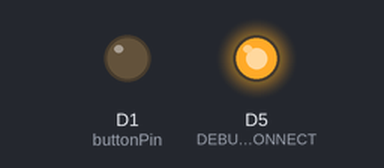
A sketch run on a simulated ESP8266 (NodeMCU). On the bench: output pins drawn as LEDs (lit = HIGH). WiFi joins after 1.5 s; servers stay silent unless stated; not simulated (calls return 0 or success): WiFiClientSecureAxTLS.h; what the sketch prints to the serial monitor is not drawn.

Above: at 0.1 s.
At 0.6 s:
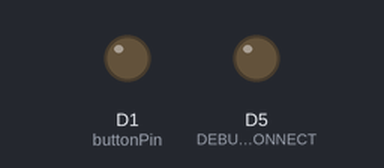
Timing chart, 0 to 2.5 s (numbered marks = the images above):
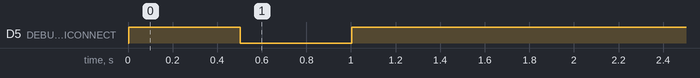

The sketch:

limit_firebase_GSheet.ino
```cpp
#include <ESP8266WiFi.h>
#include <FirebaseArduino.h>
#include <WiFiClientSecureAxTLS.h>

// Config Firebase
#define FIREBASE_HOST "virpj-5c808.firebaseio.com"
#define FIREBASE_AUTH "rNtv49Y7HgtJOrXB58V0C2uYY9MMEN0EPsRJjV7s"

// Config connect WiFi
#define WIFI_SSID "WiFi-NU"
#define WIFI_PASSWORD ""
//#define WIFI_SSID "Lee"
//#define WIFI_PASSWORD "60315241"

#define buttonPin D1
int buttonPushCounter = 0;   // counter for the number of button presses

int buttonState = 0;         // current state of the button

int lastButtonState = 0;     // previous state of the button


#define DEBUG_WIFICONNECT 14
#define DEBUG_PUTHDATA 5
// Config time


int dst = 0;

void setup() {
  pinMode(buttonPin, INPUT);

  pinMode(DEBUG_WIFICONNECT, OUTPUT);
  pinMode(DEBUG_PUTHDATA, OUTPUT);


  Serial.begin(9600);

  WiFi.mode(WIFI_STA);
  // connect to wifi.
  WiFi.begin(WIFI_SSID, WIFI_PASSWORD);
  Serial.print("connecting");

  while (WiFi.status() != WL_CONNECTED) {
    Serial.print(".");
    digitalWrite(DEBUG_WIFICONNECT, !digitalRead(DEBUG_WIFICONNECT));
    delay(500);
  }
  digitalWrite(DEBUG_WIFICONNECT, HIGH);
  Serial.println();
  Serial.print("connected: ");
  Serial.println(WiFi.localIP());


  Firebase.begin(FIREBASE_HOST, FIREBASE_AUTH);
}

void loop() {
  GG_ScriptSheet();
 delay(2000);
}
  void GG_ScriptSheet(){
//   YOUR SCRIPT = https://script.google.com/macros/s/AKfycbwP_dt64wXHOObKaZfVZLkRz4O4oEe0mcdyQm8tmq0e1Vv4e2I/exec
  // U can test script by fill:   /?&FIELD1=16&FIELD2=18
  axTLS::WiFiClientSecure client;
  const char* HOST = "script.google.com";
  const char* GScriptId = "AKfycbwP_dt64wXHOObKaZfVZLkRz4O4oEe0mcdyQm8tmq0e1Vv4e2I";

  buttonState = digitalRead(buttonPin);
    // compare the buttonState to its previous state
    if (buttonState != lastButtonState) {
      // if the state has changed, increment the counter
      if (buttonState == HIGH) {
        // if the current state is HIGH then the button went from off to on:
        buttonPushCounter++;

      } else {
      }
    }
    lastButtonState = buttonState;

//   String data1 = ""+ String(buttonState)+ ", "+  String(buttonPushCounter) + "";
//   Serial.println(data1);


  Serial.println(buttonState);

 Serial.println(buttonPushCounter);


  Firebase.set("LM1/buttonState",buttonState);
  Firebase.set("LM1/buttonPushCounter",buttonPushCounter);
  String url32 = String("/macros/s/") + GScriptId + "/exec?&FIELD1="+(String) buttonState + "&FIELD2="+(String) buttonPushCounter;;
  Serial.print("Client.Connecting...");

  if (client.connect(HOST, 443)) {
    client.println("GET " + String(url32) + " HTTP/1.0"); //HTTP/1.0 OK sent LINEnotify and GoogleSheet
    client.println("Host: " + String(HOST));
    client.println("User-Agent: ESP8266\r\n");
    client.println("Connection: close\r\n\r\n");
    //client.println(true ? "" : "Connection: close\r\n");
    //client.println("Content-Type: application/x-www-form-urlencoded");
    client.println("Content-Type: application/json");
    //2client.println("Connection: close");
    client.println("Content-Length: " + String(url32.length()));
    client.println();
    //client.println(postData);
    client.print("\r\n\r\n");
    Serial.print("Response...");
  }
  Serial.println("OK !!!");
}
```
